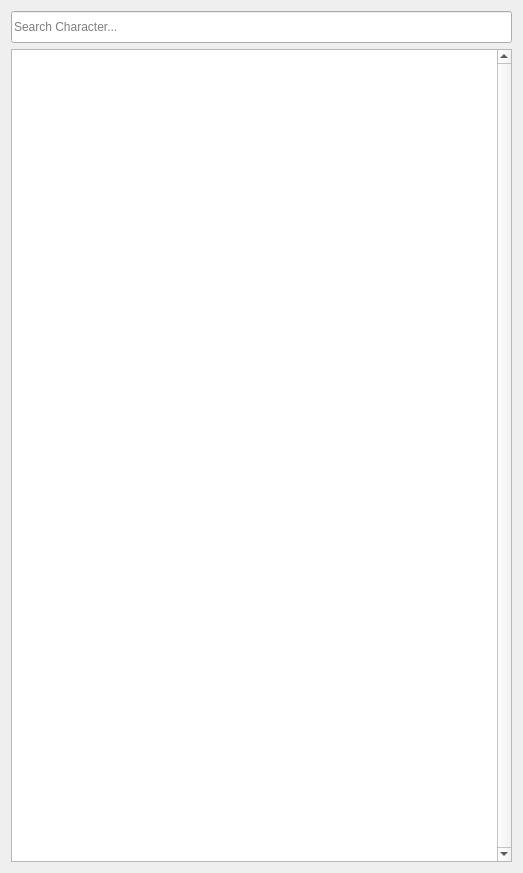
<?xml version="1.0" encoding="UTF-8"?>
<ui version="4.0">
 <class>CharacterSelectionDialog</class>
 <widget class="QDialog" name="CharacterSelectionDialog">
  <property name="geometry">
   <rect>
    <x>0</x>
    <y>0</y>
    <width>523</width>
    <height>873</height>
   </rect>
  </property>
  <property name="windowTitle">
   <string>CharacterSelectionDialog</string>
  </property>
  <layout class="QVBoxLayout" name="verticalLayout">
   <item>
    <widget class="QLineEdit" name="FilterBox">
     <property name="minimumSize">
      <size>
       <width>0</width>
       <height>32</height>
      </size>
     </property>
     <property name="placeholderText">
      <string>Search Character...</string>
     </property>
    </widget>
   </item>
   <item>
    <widget class="QListWidget" name="CharacterList">
     <property name="verticalScrollBarPolicy">
      <enum>Qt::ScrollBarAlwaysOn</enum>
     </property>
    </widget>
   </item>
  </layout>
 </widget>
 <resources/>
 <connections>
  <connection>
   <sender>CharacterList</sender>
   <signal>itemDoubleClicked(QListWidgetItem*)</signal>
   <receiver>CharacterSelectionDialog</receiver>
   <slot>CharacterSelected(QListWidgetItem*)</slot>
   <hints>
    <hint type="sourcelabel">
     <x>255</x>
     <y>452</y>
    </hint>
    <hint type="destinationlabel">
     <x>254</x>
     <y>418</y>
    </hint>
   </hints>
  </connection>
  <connection>
   <sender>FilterBox</sender>
   <signal>textChanged(QString)</signal>
   <receiver>CharacterSelectionDialog</receiver>
   <slot>FilterChanged(QString)</slot>
   <hints>
    <hint type="sourcelabel">
     <x>254</x>
     <y>21</y>
    </hint>
    <hint type="destinationlabel">
     <x>254</x>
     <y>418</y>
    </hint>
   </hints>
  </connection>
 </connections>
 <slots>
  <slot>CharacterSelected(QListWidgetItem*)</slot>
  <slot>FilterChanged(QString)</slot>
 </slots>
</ui>
